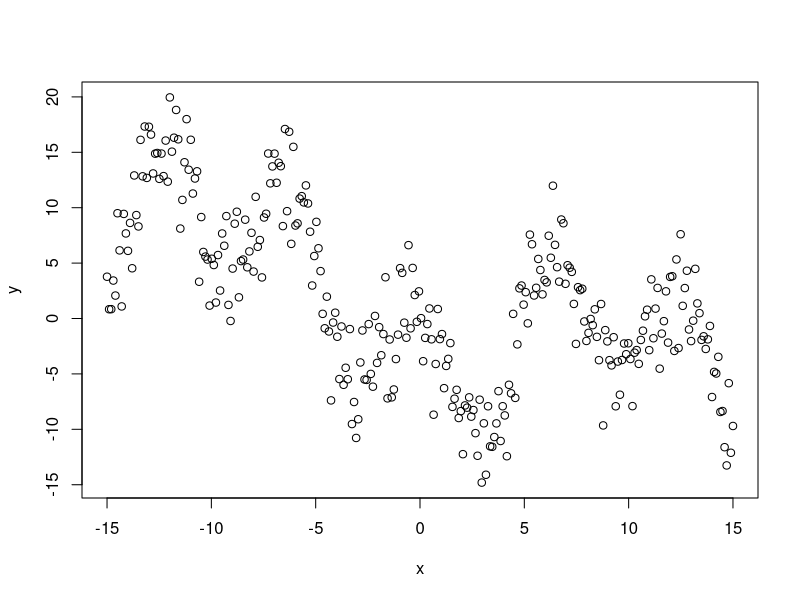
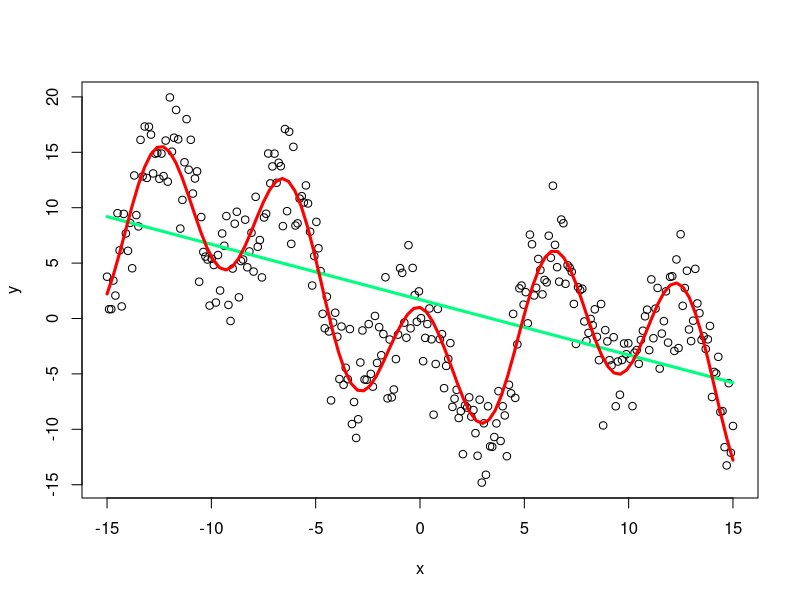
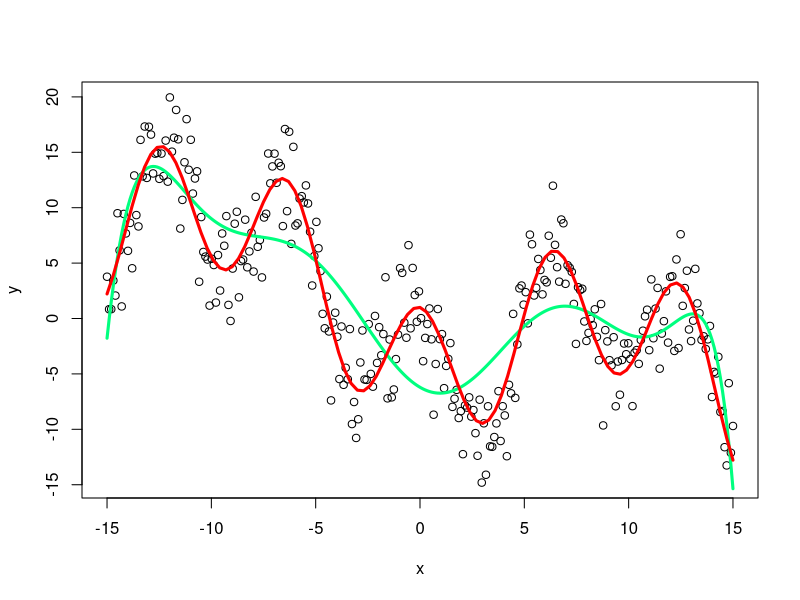
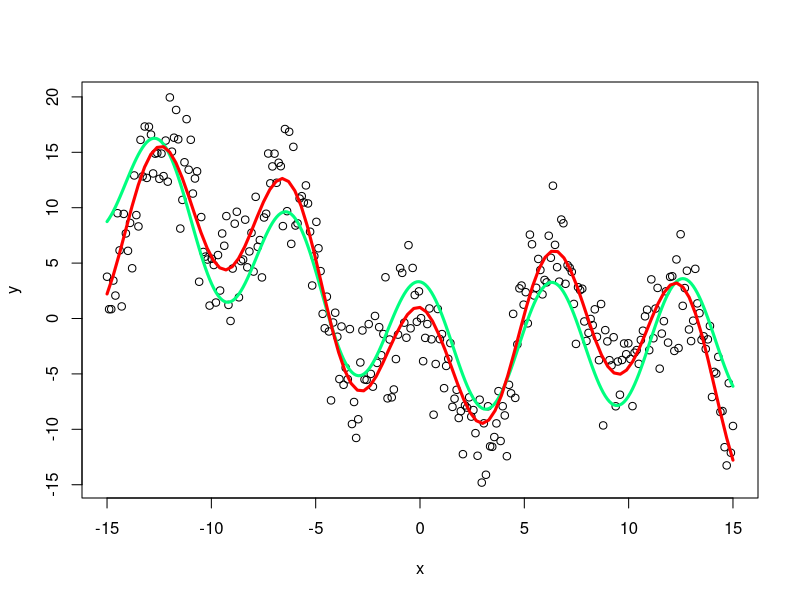
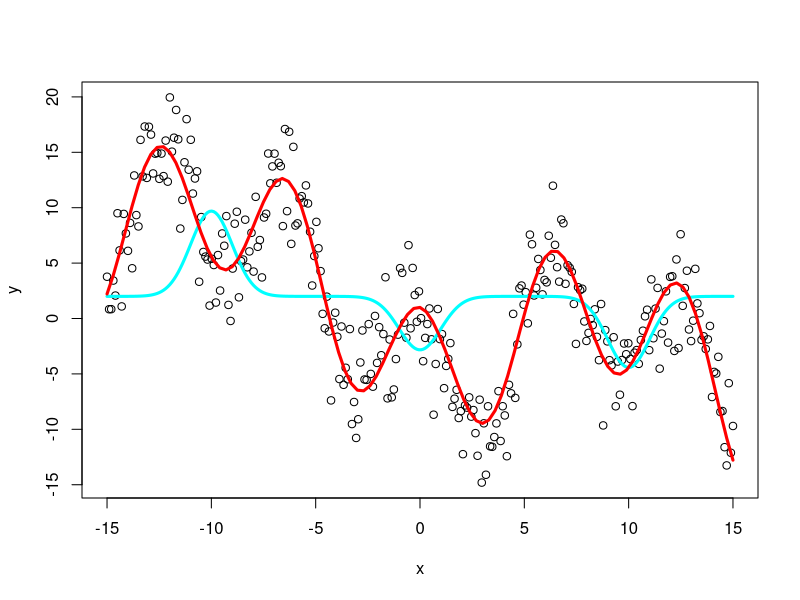
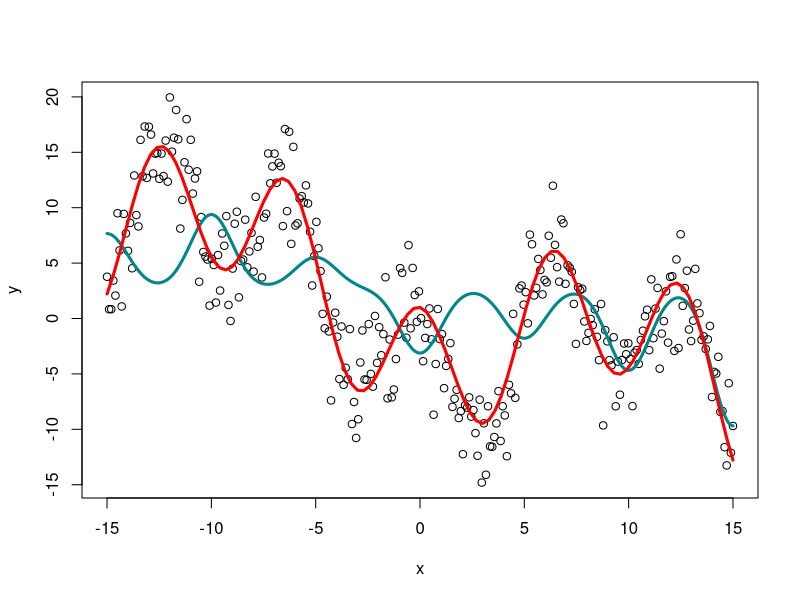
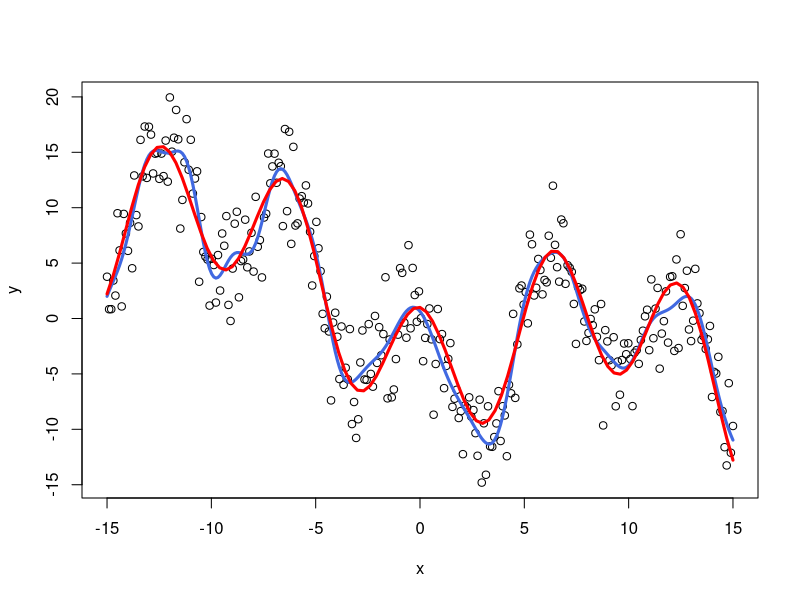

Here is the R script that generated these plots, in order: (Note: this script raises an error after producing the figures.)
####### 仮想データの生成 ######

#set.seed(3150)
x <- seq(-15, 15, len = 300)
#y <- c(rnorm(1, 0, 10))
#for (i in 1:(length(x) - 1)){
#  y <- c(y, rnorm(1, y[i], .1))
#}
y <- 6*sin(x + pi/2) - 5*cos(x/3) + log(tanh(x)^8 + 1) - .5*x + rnorm(length(x), 0, 3)
plot(x, y)

##### 普通の線形回帰 #####
formula <- y ~ x
model_ols <- lm(formula)
pred_ols <- predict(model_ols, data.frame(x))
plot(x, y)
lines(x, pred_ols, col = "springgreen", lwd = 3)
curve(6*sin(x + pi/2) - 5*cos(x/3) + log(tanh(x)^8 + 1) - .5*x, from = -15, to = 15, 
      add = T, col = "red", lwd = 3)

# 10次関数
formula <- y ~ x + I(x^2) + I(x^3) + I(x^4) + I(x^5) + I(x^6) + I(x^7) + I(x^8) + I(x^9) + I(x^10)
model_ols2 <- lm(formula)
pred_ols2 <- predict(model_ols2, data.frame(x))
plot(x, y)
lines(x, pred_ols2, col = "springgreen", lwd = 3)
curve(6*sin(x + pi/2) - 5*cos(x/3) + log(tanh(x)^8 + 1) - .5*x, from = -15, to = 15, 
      add = T, col = "red", lwd = 3)

# それっぽい線形予測子を立てる
formula <- y ~ sin(x) + cos(x) + log(tanh(x) + 1) + x
model_ols3 <- lm(formula)
pred_ols3 <- predict(model_ols3, data.frame(x))
plot(x, y)
lines(x, pred_ols3, col = "springgreen", lwd = 3)
curve(6*sin(x + pi/2) - 5*cos(x/3) + log(tanh(x)^8 + 1) - .5*x, from = -15, to = 15, 
      add = T, col = "red", lwd = 3)

##### ガウス基底関数のパワーを感じよう ######
# ガウス基底関数の定義
gauss_b <- function(x, mu, s){
  return( exp(-(x - mu)^2 / 2*s^2) )
}

# 基底関数を少しだけ用意
formula <- y ~ gauss_b(x, -10, 1) + gauss_b(x, 0, 1) + gauss_b(x, 10, 1)
base_model1 <- lm(formula)
pred_base1 <- predict(base_model1, data.frame(x))
plot(x, y)
lines(x, pred_base1, col = "cyan", lwd = 3)
curve(6*sin(x + pi/2) - 5*cos(x/3) + log(tanh(x)^8 + 1) - .5*x, from = -15, to = 15, 
      add = T, col = "red", lwd = 3)

# 基底関数を少しだけ用意
formula <- y ~ gauss_b(x, -15, 1) + gauss_b(x, -10, 1) + gauss_b(x, -5, 1) + 
  gauss_b(x, 0, 1) + gauss_b(x, 5, 1) + gauss_b(x, 10, 1) + gauss_b(x, 15, 1)
base_model2 <- lm(formula)
pred_base2 <- predict(base_model2, data.frame(x))
plot(x, y)
lines(x, pred_base2, col = "turquoise4", lwd = 3)
curve(6*sin(x + pi/2) - 5*cos(x/3) + log(tanh(x)^8 + 1) - .5*x, from = -15, to = 15, 
      add = T, col = "red", lwd = 3)

# 基底関数をたくさん用意
formula <- y ~ gauss_b(x, -15, 1) + gauss_b(x, -14, 1) + gauss_b(x, -13, 1) + gauss_b(x, -12, 1) +
  gauss_b(x, -11, 1) + gauss_b(x, -10, 1) + gauss_b(x, -9, 1) + gauss_b(x, -8, 1) + gauss_b(x, -7, 1) +
  gauss_b(x, -6, 1) + gauss_b(x, -5, 1) + gauss_b(x, -4, 1) + gauss_b(x, -3, 1) +gauss_b(x, -2, 1) + 
  gauss_b(x, -1, 1) + gauss_b(x, 0, 1) + gauss_b(x, 1, 1) +gauss_b(x, 2, 1) + gauss_b(x, 3, 1) + 
  gauss_b(x, 4, 1) + gauss_b(x, 5, 1) + gauss_b(x, 6, 1) + gauss_b(x, 7, 1) + gauss_b(x, 8, 1) + 
  gauss_b(x, 9, 1) + gauss_b(x, 10, 1) + gauss_b(x, 11, 1) + gauss_b(x, 12, 1) + gauss_b(x, 13, 1) + 
  gauss_b(x, 14, 1) + gauss_b(x, 15, 1)
# 回帰モデルを実行
base_model3 <- lm(formula)
pred_base3 <- predict(base_model3, data.frame(x))
plot(x, y)
lines(x, pred_base3, col = "royalblue", lwd = 3)
curve(6*sin(x + pi/2) - 5*cos(x/3) + log(tanh(x)^8 + 1) - .5*x, from = -15, to = 15, 
      add = T, col = "red", lwd = 3)

##### ガウス過程回帰 #####
formula <- y ~ x
fit <- kernlab::gausspr(formula, variance.model = T)
pred_gpr <- predict(fit, x)
plot(x, y)
lines(x, pred_gpr, col = "salmon", lwd = 3)
curve(6*sin(x + pi/2) - 5*cos(x/3) + log(tanh(x)^8 + 1) - .5*x, from = -15, to = 15, 
      add = T, col = "red", lwd = 3)
  
# それぞれのモデルの比較
plot(x, y)
lines(x, pred_ols2, col = "springgreen", lwd = 3)
lines(x, pred_base1, col = "cyan", lwd = 3)
lines(x, pred_base2, col = "turquoise3", lwd = 3)
lines(x, pred_base3, col = "royalblue", lwd = 3)
lines(x, pred_gpr, col = "salmon", lwd = 3)
curve(6*sin(x + pi/2) - 5*cos(x/3) + log(tanh(x)^8 + 1) - .5*x, from = -15, to = 15, 
      add = T, col = "red", lwd = 3)
